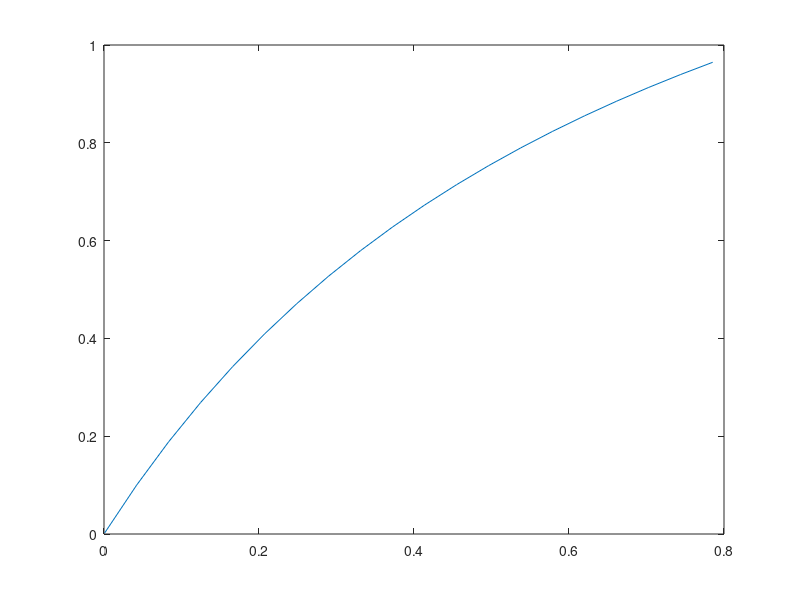

Write MATLAB code to recreate this figure.
clear all 
close all
clc

function out = num_decretization(x,dx)
  analytical_deviation=(x^3*(cos(x))-sin(x)*3*x^2)/x^6;
  forward_diff=((sin(x+dx)/(x+dx)^3)-(sin(x)/(x)^3))/dx;
  #central_diff=((sin(x+dx)/(x+dx)^3)-(sin(x-dx)/(x-dx)^3))/(2*dx);
  out = abs(forward_diff-analytical_deviation);
end

x=pi/3;
dx = linspace(pi/4,pi/4000,20);

for i = 1:length(dx)
  
  first_order_error(i)=num_decretization(x,dx(i));

end

plot(dx,first_order_error)